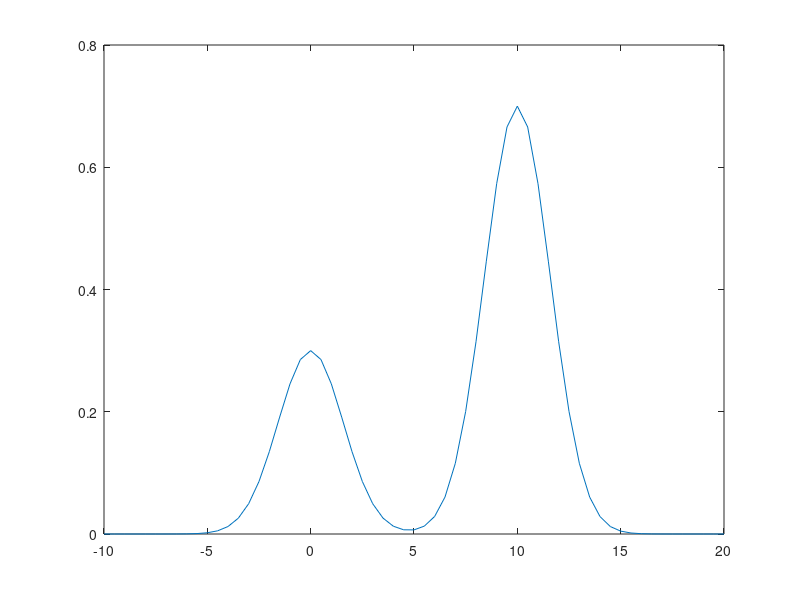
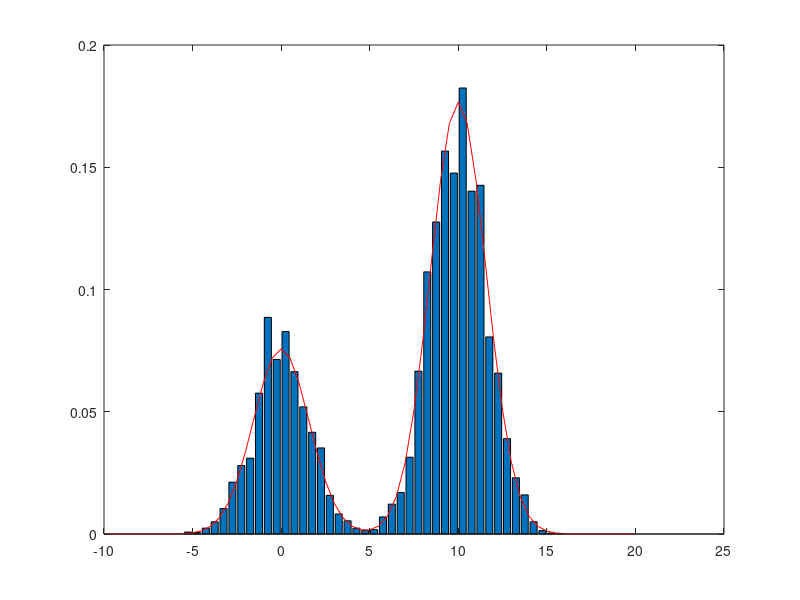
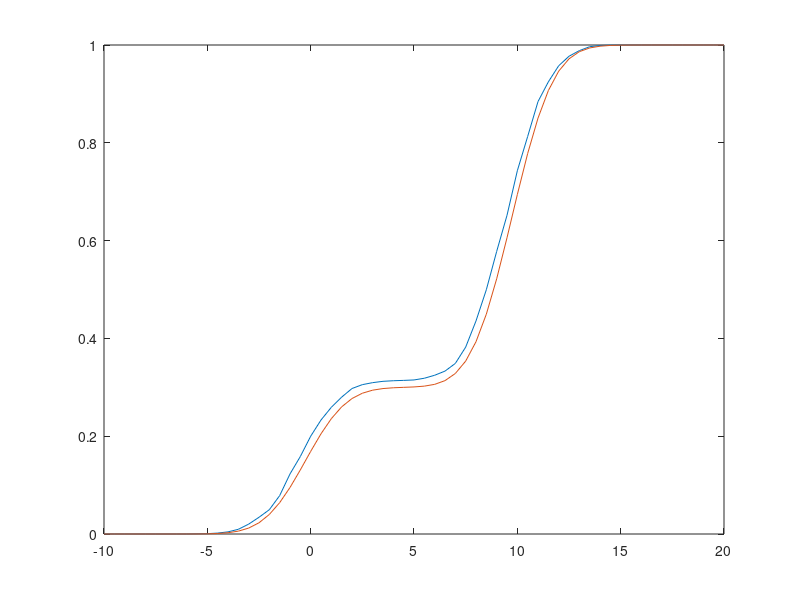

These figures' MATLAB source, in order:
function test()
% Metropolis(-Hastings) algorithm
% true (target) pdf is p(x) where we know it but can't sample data. 
% proposal (sample) pdf is q(x*|x)=N(x,10) where we can sample.
%% 
clc
clear; 
X(1)=0; 
N=1e4;
p = @(x) 0.3*exp(-0.2*x.^2) + 0.7*exp(-0.2*(x-10).^2); 
dx=0.5; xx=-10:dx:20; fp=p(xx); plot(xx,fp) % plot the true p(x)
%% MH algorithm
sig=(10); 
for i=1:N-1
    u=rand;
    x=X(i); 
    xs=normrnd(x,sig); % new sample xs based on existing x from proposal pdf.
    pxs=p(xs);
    px=p(x); 
    qxs=normpdf(xs,x,sig);
    qx=normpdf(x,xs,sig); % get p,q.
     if u<min(1,pxs*qx/(px*qxs))  % case 1: pesudo code
%     if u<min(1,pxs/(px))        % case 2: Metropolis algorithm
%     if u<min(1,pxs/qxs/(px/qx)) % case 3: independent sampler
        X(i+1)=xs;
    else
        X(i+1)=x; 
    end
end
% compare pdf of the simulation result with true pdf.
N0=1;  close all;figure; %N/5; 
nb=histc(X(N0+1:N),xx); 
bar(xx+dx/2,nb/(N-N0)/dx); % plot samples.
A=sum(fp)*dx; 
hold on; plot(xx,fp/A,'r') % compare.
% figure(2); plot(N0+1:N,X(N0+1:N)) % plot the traces of x.

% compare cdf with true cdf.
F1(1)=0;
F2(1)=0;
for i=2:length(xx) 
  F1(i)=F1(i-1)+nb(i)/(N-N0); 
  F2(i)=F2(i-1)+fp(i)*dx/A;
end

figure
plot(xx,[F1' F2'])
max(F1-F2) % this is the true possible measure of accuracy.

end